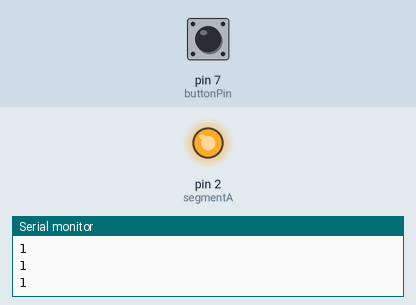
Recording of a sketch running on a simulated Arduino Uno, built with avr-gcc and run on an emulated ATmega328P. Parts: output pins drawn as LEDs (lit = HIGH), the last lines printed to the serial monitor. The test bench sets the inputs (shaded band); at power-on: pin 7 (buttonPin) HIGH.

Above: at 1.2 s.
1.3 s: pin 7 (buttonPin) pulled LOW for 0.15 s
At 1.37 s:
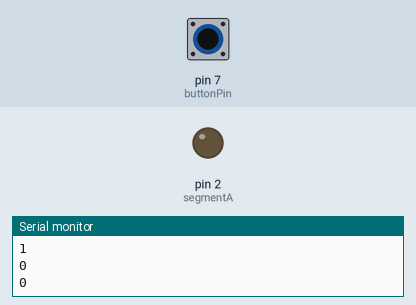
2.9 s: pin 7 (buttonPin) pulled LOW for 3.2 s
At 6.9 s:
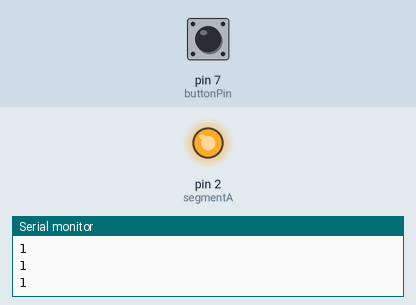
Timing chart, 0 to 8.4 s (numbered marks = the images above; inputs shaded):
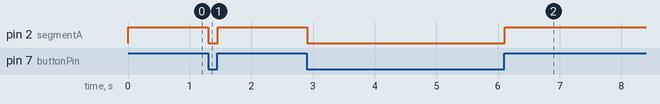

Measured:
- after the input at 1.3 s, pin 2 (segmentA): HIGH → LOW at once, → HIGH 0.15 s later
- after the input at 2.9 s, pin 2 (segmentA): HIGH → LOW at once, → HIGH 3.2 s later

The sketch:

7_segment_on_off_segment.ino
```cpp
int segmentA = 2;
int buttonPin = 7;

void setup() {
  pinMode(segmentA, OUTPUT);
  pinMode(buttonPin, INPUT);
  Serial.begin(9600);
}

void loop() {
  int buttonState = digitalRead(buttonPin);
  Serial.println(buttonState);

  if (buttonState == LOW) {
    digitalWrite(segmentA, LOW);
  } else {
    digitalWrite(segmentA, HIGH);
  }

  delay(50);
}
```
